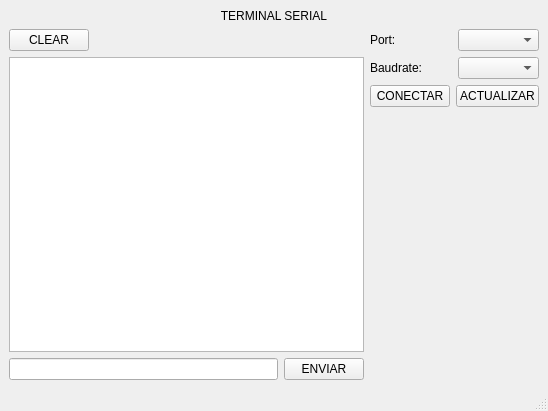
<?xml version="1.0" encoding="UTF-8"?>
<ui version="4.0">
 <class>MainWindow</class>
 <widget class="QMainWindow" name="MainWindow">
  <property name="geometry">
   <rect>
    <x>0</x>
    <y>0</y>
    <width>548</width>
    <height>411</height>
   </rect>
  </property>
  <property name="windowTitle">
   <string>MainWindow</string>
  </property>
  <property name="styleSheet">
   <string notr="true">#connectBtn:checked{
background-color: rgb(115, 210, 22);
}</string>
  </property>
  <widget class="QWidget" name="centralwidget">
   <layout class="QVBoxLayout" name="verticalLayout_3">
    <item>
     <widget class="QLabel" name="label">
      <property name="text">
       <string>TERMINAL SERIAL</string>
      </property>
      <property name="alignment">
       <set>Qt::AlignCenter</set>
      </property>
     </widget>
    </item>
    <item>
     <layout class="QHBoxLayout" name="horizontalLayout_5">
      <item>
       <layout class="QVBoxLayout" name="verticalLayout_2">
        <item>
         <layout class="QHBoxLayout" name="horizontalLayout_6">
          <item>
           <widget class="QPushButton" name="clearBtn">
            <property name="text">
             <string>CLEAR</string>
            </property>
           </widget>
          </item>
          <item>
           <spacer name="horizontalSpacer">
            <property name="orientation">
             <enum>Qt::Horizontal</enum>
            </property>
            <property name="sizeHint" stdset="0">
             <size>
              <width>40</width>
              <height>20</height>
             </size>
            </property>
           </spacer>
          </item>
         </layout>
        </item>
        <item>
         <widget class="QTextBrowser" name="Terminal"/>
        </item>
        <item>
         <layout class="QHBoxLayout" name="horizontalLayout_4">
          <item>
           <widget class="QLineEdit" name="input"/>
          </item>
          <item>
           <widget class="QPushButton" name="sendBtn">
            <property name="text">
             <string>ENVIAR</string>
            </property>
           </widget>
          </item>
         </layout>
        </item>
       </layout>
      </item>
      <item>
       <layout class="QVBoxLayout" name="verticalLayout">
        <item>
         <layout class="QHBoxLayout" name="horizontalLayout">
          <item>
           <widget class="QLabel" name="label_2">
            <property name="text">
             <string>Port:</string>
            </property>
           </widget>
          </item>
          <item>
           <widget class="QComboBox" name="portList"/>
          </item>
         </layout>
        </item>
        <item>
         <layout class="QHBoxLayout" name="horizontalLayout_2">
          <item>
           <widget class="QLabel" name="label_3">
            <property name="text">
             <string>Baudrate:</string>
            </property>
           </widget>
          </item>
          <item>
           <widget class="QComboBox" name="BaudList"/>
          </item>
         </layout>
        </item>
        <item>
         <layout class="QHBoxLayout" name="horizontalLayout_3">
          <item>
           <widget class="QPushButton" name="connectBtn">
            <property name="text">
             <string>CONECTAR</string>
            </property>
            <property name="checkable">
             <bool>true</bool>
            </property>
           </widget>
          </item>
          <item>
           <widget class="QPushButton" name="updateBtn">
            <property name="text">
             <string>ACTUALIZAR</string>
            </property>
           </widget>
          </item>
         </layout>
        </item>
        <item>
         <spacer name="verticalSpacer">
          <property name="orientation">
           <enum>Qt::Vertical</enum>
          </property>
          <property name="sizeHint" stdset="0">
           <size>
            <width>20</width>
            <height>40</height>
           </size>
          </property>
         </spacer>
        </item>
       </layout>
      </item>
     </layout>
    </item>
   </layout>
  </widget>
  <widget class="QMenuBar" name="menubar">
   <property name="geometry">
    <rect>
     <x>0</x>
     <y>0</y>
     <width>548</width>
     <height>27</height>
    </rect>
   </property>
  </widget>
  <widget class="QStatusBar" name="statusbar"/>
 </widget>
 <resources/>
 <connections/>
</ui>
